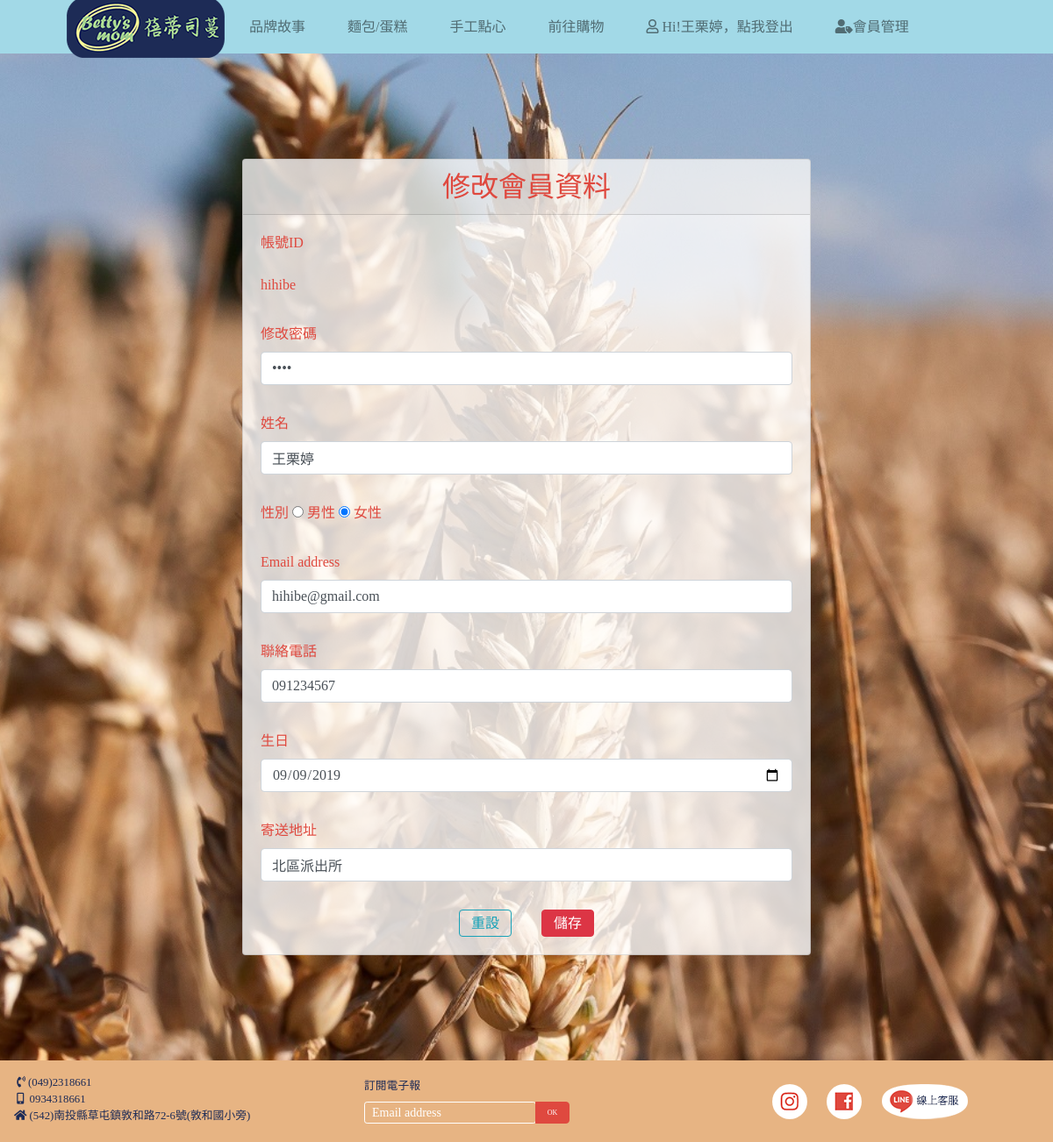
Screenshot of /revise.php (signed in) with the database file from the repository.
### tables this page shows
CREATE TABLE `member` (
  `member_id` int(20) NOT NULL,
  `account` varchar(20) NOT NULL,
  `password` varchar(80) NOT NULL,
  `name` varchar(8) NOT NULL,
  `gender` varchar(2) NOT NULL,
  `phonenumber` varchar(20) NOT NULL,
  `email` varchar(30) NOT NULL,
  `birthday` date NOT NULL,
  `address` varchar(50) NOT NULL
);

### revise.php (the view, shortened to what this page needs)
<?php require_once('Connections/conn_bettysmom.php'); ?>
<?php
$logoutAction = $_SERVER['PHP_SELF']."?doLogout=true";
?>
<?php
if (!function_exists("GetSQLValueString")) {
function GetSQLValueString($theValue, $theType, $theDefinedValue = "", $theNotDefinedValue = "")
{
  $theValue = function_exists("mysql_real_escape_string") ? mysql_real_escape_string($theValue) : mysql_escape_string($theValue);
  switch ($theType) {
    case "text":
      $theValue = ($theValue != "") ? "'" . $theValue . "'" : "NULL";
      break;
  }
  return $theValue;
}
}
$editFormAction = $_SERVER['PHP_SELF'];
if (isset($_SERVER['QUERY_STRING'])) {
  $editFormAction .= "?" . htmlentities($_SERVER['QUERY_STRING']);
}
$colname_rs_revise = "-1";
if (isset($_SESSION['MM_Username'])) {
  $colname_rs_revise = $_SESSION['MM_Username'];
}
$query_rs_revise = sprintf("SELECT * FROM member WHERE account = %s", GetSQLValueString($colname_rs_revise, "text"));
$rs_revise = mysql_query($query_rs_revise, $conn_bettysmom) or die(mysql_error());
$row_rs_revise = mysql_fetch_assoc($rs_revise);
$totalRows_rs_revise = mysql_num_rows($rs_revise);
?>
<!DOCTYPE html>
<html lang="en">
<head>
    <link rel="stylesheet" href="css/bootstrap.min.css">
    <link rel="stylesheet" href="https://use.fontawesome.com/releases/v5.6.3/css/all.css">
    <link rel="stylesheet" href="css/style.css">
    <link rel="stylesheet" href="css/member.css">
</head>
<body>
  <header>
        <div class="container">
            <nav class="navbar navbar-light navbar-expand-md justify-content-between" style="background-color: #A2D9E7; ">
                <div class="container-fluid">
                <a href="index.php">
                    <img src="img/logo180.png" alt="" class="navbar-brand">
                    </a>
                    <div class="navbar-collapse collapse dual-nav w-50 order-1 order-md-0">
                        <ul class="navbar-nav ">
                            <li class="nav-item ">
                                <a class="nav-link" href="about.php" id="navbarDropdown" role="button" aria-haspopup="true" aria-expanded="false">
                                                                品牌故事&emsp;&emsp;
                                                            </a>
                            </li>
                            <li class="nav-item dropdown ">
                                <a class="nav-link" href="product1.php" id="navbarDropdown" role="button" aria-haspopup="true" aria-expanded="false">
                                                            麵包/蛋糕&emsp;&emsp;
                                                    </a>
                            </li>
                            <li class="nav-item dropdown ">
                                <a class="nav-link" href="product2.php" id="navbarDropdown" role="button" aria-haspopup="true" aria-expanded="false">
                                                       手工點心&emsp;&emsp;
                                                    </a>
                            </li>
                            <li class="nav-item ">
                                <a class="nav-link" href="market.php" id="navbarDropdown" role="button" aria-haspopup="true" aria-expanded="false">
                                                        前往購物&emsp;&emsp;
                                                    </a>
                            </li>
                            <?php if ($totalRows_rs_revise > 0) {  ?>
                            <li>
                            <a class="nav-link " href="<?php echo $logoutAction ?>" id="navbarDropdown " role="button " aria-haspopup="true " aria-expanded="false ">
                            <i class="far fa-user "></i> Hi!<?php echo $row_rs_revise['name']; ?>，點我登出&emsp;&emsp;
                            </a>
                            </li>
                            <?php }  ?>
                            <?php if ($totalRows_rs_revise > 0) {  ?>
                                <li>
                                <a class="nav-link " href="member.php" id="navbarDropdown " role="button " aria-haspopup="true " aria-expanded="false ">
                                    <i class="fas fa-user-tag"></i>會員管理&emsp;&emsp;
                                </a>
                            </li>
                            <?php }  ?>
                        </ul>
                    </div>
                </div>
            </nav>
        </div>
    </header>
  <div class="container" style="margin-top: 10%;margin-bottom: 10%;">
        <section>
            <div class="col-sm-12 col-md-12 col-lg-12">
                <div class="card">
                    <h5 class="card-header">修改會員資料</h5>
                    <div class="card-body">
                      <form action="<?php echo $editFormAction; ?>" METHOD="POST" name="form2" id="form2">
                            <div class="form-group">
                                <p>
                                  <label for="exampleInputID">帳號ID</label>
                                </p><?php echo $row_rs_revise['account']; ?>
                            </div>
                            <div class="form-group">
                              <label for="exampleInputpassword">修改密碼</label>
                                <input type="password" name="password" class="form-control" placeholder="" value="<?php echo $row_rs_revise['password']; ?>">
                            </div>
                            <div class="form-group">
                                <label for="exampleInputname">姓名</label>
                                <input type="text" class="form-control" name="name" placeholder="" value="<?php echo $row_rs_revise['name']; ?>">
                            </div>
                            <div class="form-group">
                                性別
                                <input  <?php if (!(strcmp($row_rs_revise['gender'],"m"))) {echo "checked=\"checked\"";} ?>  type="radio" name="gender" value="m" checked>
                                男性
                                <input  <?php if (!(strcmp($row_rs_revise['gender'],"f"))) {echo "checked=\"checked\"";} ?>  type="radio" name="gender"  value="f">
                                女性
                          </div>
                            <div class="form-group">
                                <label for="exampleInputEmail1">Email address</label>
                                <input type="email" class="form-control" name="email" id="email" placeholder="Enter email" value="<?php echo $row_rs_revise['email']; ?>" aria-describedby="emailHelp">
                            </div>
                            <div class="form-group">
                                <label for="exampleInputtel">聯絡電話</label>
                                <input type="tel" name="phonenumber" class="form-control" placeholder="phone number" value="<?php echo $row_rs_revise['phonenumber']; ?>">
                            </div>
                            <div class="form-group">
                                <label for="exampleInputbirth">生日</label>
                                <input type="date" name="birthday" class="form-control" placeholder="" value="<?php echo $row_rs_revise['birthday']; ?>">
                            </div>
                            <div class="form-group">
                                <label for="exampleInputaddress">寄送地址</label>
                                <input type="text" name="address" class="form-control" placeholder="縣市/鄉鎮/路街/號" value="<?php echo $row_rs_revise['address']; ?>">
                            </div>
                            <div class="btn1">
                              <button type="reset" class="btn btn-outline-info" style="margin: 0% 5% 0% 0%; font-size:1rem; " onclick="">重設</button>
                                <button type="submit" class="btn btn-danger" style="font-size:1rem;">儲存</button>
                            </div>
                        </form>
                    </div>
                </div>
            </div>
        </section>
    </div>
    <footer>
        <div class="row ">
            <div class=" col-sm-12 col-md-4 col-lg-4 " style="background-color: #E7B483;padding-top:1rem; padding-left:1rem; ">
                <ui class="text " style="list-style-type:none ">
                    <li>&nbsp;<i class="fas fa-phone-volume "></i>&nbsp;(049)2318661</li>
                    <li>&nbsp;<i class="fas fa-mobile-alt "></i>&nbsp;&nbsp;0934318661</li>
                    <li><i class="fas fa-home "></i>&nbsp;(542)南投縣草屯鎮敦和路72-6號(敦和國小旁)</li>
                </ui>
            </div>
            <div class=" col-sm-12 col-md-4 col-lg-4 " id="wordtextboxcenter" style="background-color: #E7B483;padding-top:1rem; ">
                <label for="exampleFormControlInput1 ">訂閱電子報</label>
                <br>
                <div class="input-group text " id="textboxcenter">
                    <input type="email " class="form-control-sm " placeholder="Email address " aria-label="Recipient 's username" aria-describedby="basic-addon2">
                    <div class="input-group-append">
                        <button class="btn btn-outline-primary" type=" button ">OK</button>
                    </div>
                </div>
            </div>
            <div class=" col-sm-12 col-md-4 col-lg-4 footerlogo " style="background-color:#E7B483; padding-top:1rem; padding-left: 1rem">
                <img style="margin:3% 5% 7% 0%; " class="img-responsive " src="img/iglogo.png " alt="iglogo ">
                <img style="margin:3% 5% 7% 0%; " class="img-responsive " src="img/facebooklogo.png " alt="facebooklogo ">
                <img style="margin:3% 5% 7% 0%; " class="img-responsive " src="img/linelogo.png " alt="linelogo ">
            </div>
        </div>
    </footer>
</body>
</html>

### css/style.css (style rules this page uses)
body, header, section, footer { font-family: Microsoft JhengHei; }
body { background: url("../img/indeximg.jpg") center center no-repeat; background-attachment: fixed; background-size: cover; }
header { width: 100%; height: 3.8rem; background-color: #A2D9E7; position: fixed; top: 0; z-index: 50; }
.navbar-brand { margin: -20px 20px -20px 0px; }
footer .text { font-size: 0.8rem; color: #1D2B56; }
footer label { font-size: 0.8rem; color: #1D2B56; }
a:link { color: #1D2B56; }
.footerlogo { text-align: center; }
::placeholder { color: white; }

### css/member.css (style rules this page uses)
body { background-image: url(../img/brown.jpg); background-attachment: fixed; background-repeat: no-repeat; background-position: center top; }
.card { background-color: rgba(255, 255, 255, 0.8); width: 60%; margin: auto; color: #DF493F; }
.card-header { text-align: center; font-size: 2rem; }
.btn1 { text-align: center; }

### rows the page displays
member: name "王栗婷", account "hihibe", gender "☑", email "hihibe@gmail.com", phonenumber "091234567", birthday "09/09/2019", address "北區派出所"
